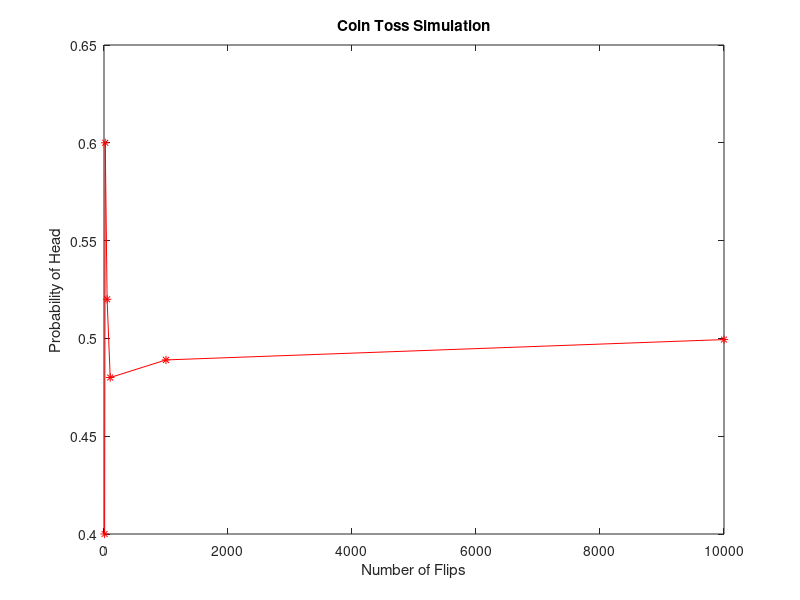

Write the MATLAB code that produced this figure.
n = [10, 20, 50, 100, 1000, 10000];
p = zeros(size(n));
for i = 1:length(n)
    % Reset the counter for heads
    heads = 0;
    % Flip the coin n(i) times
    for j = 1:n(i)
        r = rand();
        if r < 0.5
            heads = heads + 1;
        end
    end
    % Calculate the probability of getting a head
    p(i) = heads / n(i);
end
clf();
plot(n, p, 'r-*');
xlabel('Number of Flips');
ylabel('Probability of Head');
title('Coin Toss Simulation');
